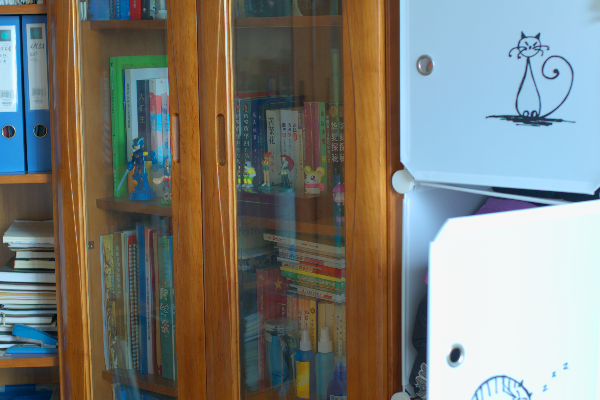
#> input picture data/LOLdataset/eval15/high/1.png, 600 x 400 px
$ python -i retinex.py   (imports and definitions only)
#> lines starting #> are read from the running program, lines starting #| are printed output that depends on the picture
import cv2
import numpy as np
from classical.illumination import estimate_illumination


def _gray_mean(x):
    """Mean brightness of a float RGB image in [0, 1]."""
    return float((0.299 * x[..., 0] + 0.587 * x[..., 1] + 0.114 * x[..., 2]).mean())


def _gaussian(img, sigma):
    """Gaussian blur; big sigmas are done on a shrunken copy (same result, much faster)."""
    if sigma <= 30:
        return cv2.GaussianBlur(img, (0, 0), sigma)
    s = 20.0 / sigma
    h, w = img.shape[:2]
    small = cv2.resize(img, (max(1, int(w * s)), max(1, int(h * s))), interpolation=cv2.INTER_AREA)
    small = cv2.GaussianBlur(small, (0, 0), 20)
    return cv2.resize(small, (w, h), interpolation=cv2.INTER_LINEAR)


def _stretch(x, low=1, high=99):
    """Map log-domain output to [0, 1] with ONE shared range (keeps colour ratios)."""
    lo, hi = np.percentile(x, [low, high])
    return np.clip((x - lo) / (hi - lo + 1e-6), 0, 1)


def single_scale_retinex(image, sigma=80):
    """SSR: log(I) - log(Gaussian(I)). Returns stretched float RGB in [0, 1]."""
    img = image.astype(np.float32) + 1.0               # +1 avoids log(0)
    out = np.log(img) - np.log(_gaussian(img, sigma))
    return _stretch(out)


# [48 lines left out: functions multi_scale_retinex, illumination_correction, restore_brightness, soft_clip, retinex_enhance, not called in this run]

>>> import cv2
>>> picture = cv2.imread('../data/LOLdataset/eval15/high/1.png')
#> picture is the input picture: shape (400, 600, 3); mean B, G, R 119.7, 126.5, 125.2
>>> result = single_scale_retinex(picture)
#> in _gaussian, `small = cv2.resize(img, (max(1, int(w * s)), max(1, int(h * s))), inte..`:
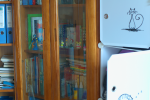
#> small: shape (100, 150, 3) float32; mean B, G, R 120.7, 127.5, 126.2; drawn with min black and max white
#> in _gaussian, `small = cv2.GaussianBlur(small, (0, 0), 20)`:
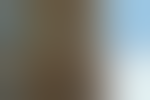
#> small: shape (100, 150, 3) float32; mean B, G, R 120.4, 127.4, 126.3
#> in single_scale_retinex, `out = np.log(img) - np.log(_gaussian(img, sigma))`:
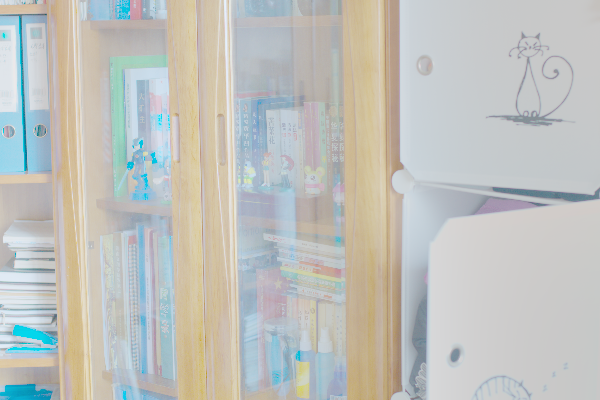
#> out: shape (400, 600, 3) float32; mean B, G, R -0.187, -0.0861, -0.125; drawn with min black and max white
#> in _stretch, `lo, hi = np.percentile(x, [low, high])`: lo = -1.67; hi = 0.793
#> in _stretch, `return np.clip((x - lo) / (hi - lo + 1e-6), 0, 1)`:
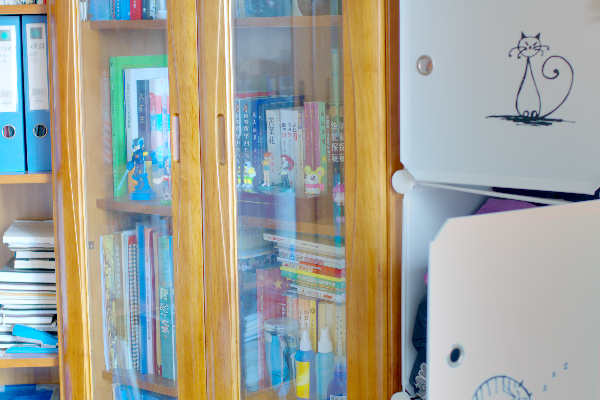
#> returned value: shape (400, 600, 3) float32; mean of channels 0, 1, 2 0.602, 0.643, 0.637; drawn as B, G, R

$ run again, on data/LOLdataset/eval15/high/111.png
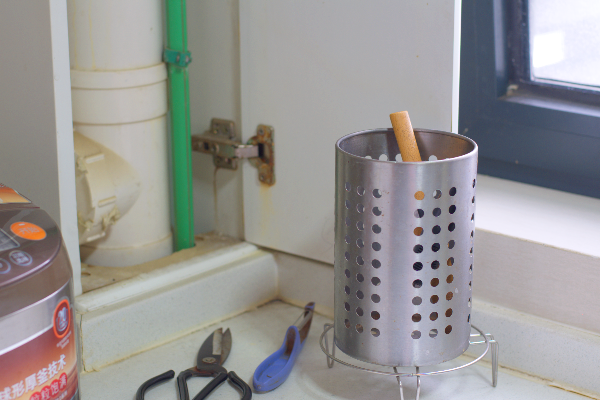
#> input picture data/LOLdataset/eval15/high/111.png, 600 x 400 px
#> picture is the input picture: shape (400, 600, 3); mean B, G, R 147.5, 148.9, 150.6
#> in single_scale_retinex, `out = np.log(img) - np.log(_gaussian(img, sigma))`:
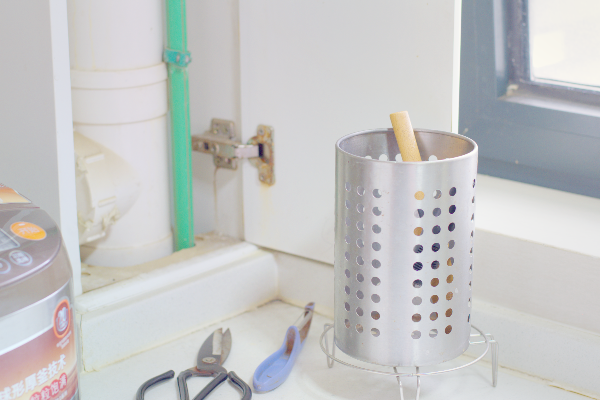
#> out: shape (400, 600, 3) float32; mean B, G, R -0.0467, -0.0443, -0.0528; drawn with min black and max white
#> lo = -1.04; hi = 0.457
#> in _stretch, `return np.clip((x - lo) / (hi - lo + 1e-6), 0, 1)`:
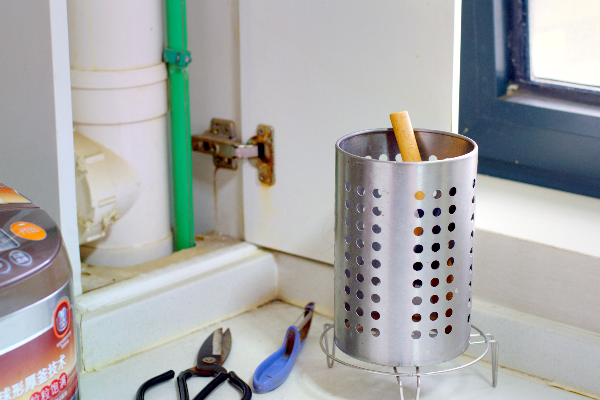
#> returned value: shape (400, 600, 3) float32; mean of channels 0, 1, 2 0.665, 0.666, 0.662; drawn as B, G, R

$ run again, on data/LOLdataset/eval15/high/146.png
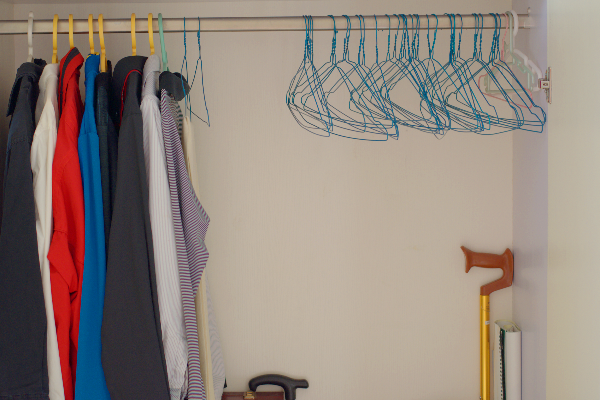
#> input picture data/LOLdataset/eval15/high/146.png, 600 x 400 px
#> picture is the input picture: shape (400, 600, 3); mean B, G, R 125.9, 134.5, 147.1
#> in _gaussian, `small = cv2.GaussianBlur(small, (0, 0), 20)`:
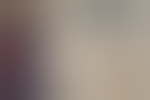
#> small: shape (100, 150, 3) float32; mean B, G, R 126.9, 135.5, 148.2
#> in single_scale_retinex, `out = np.log(img) - np.log(_gaussian(img, sigma))`:
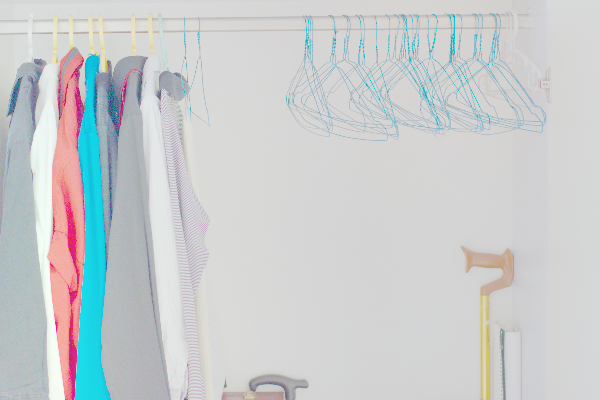
#> out: shape (400, 600, 3) float32; mean B, G, R -0.0917, -0.119, -0.208; drawn with min black and max white
#> lo = -4.39; hi = 0.801

$ run again, on data/LOLdataset/eval15/high/179.png
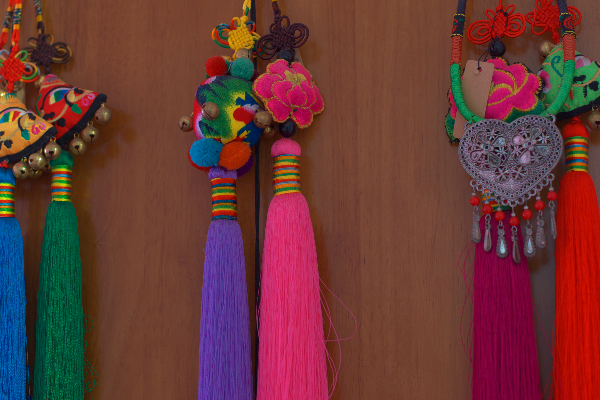
#> input picture data/LOLdataset/eval15/high/179.png, 600 x 400 px
#> picture is the input picture: shape (400, 600, 3); mean B, G, R 54.5, 56.6, 106.2
#> in single_scale_retinex, `out = np.log(img) - np.log(_gaussian(img, sigma))`:
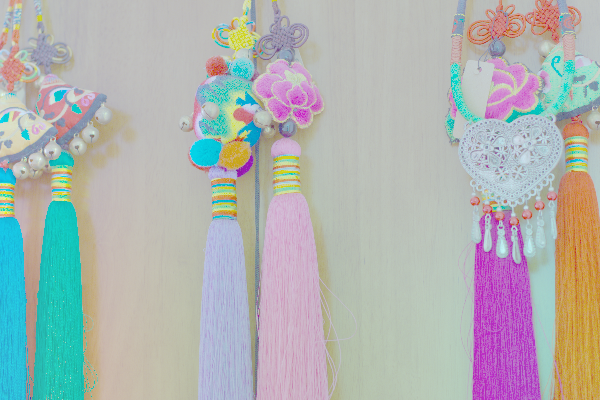
#> out: shape (400, 600, 3) float32; mean B, G, R -0.234, -0.185, -0.296; drawn with min black and max white
#> lo = -4.06; hi = 0.848
#> in _stretch, `return np.clip((x - lo) / (hi - lo + 1e-6), 0, 1)`:
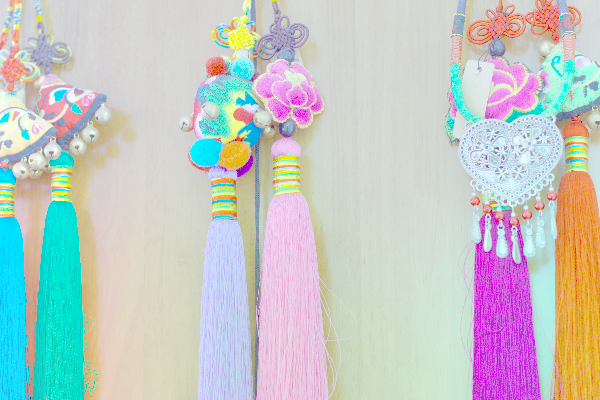
#> returned value: shape (400, 600, 3) float32; mean of channels 0, 1, 2 0.779, 0.789, 0.769; drawn as B, G, R
